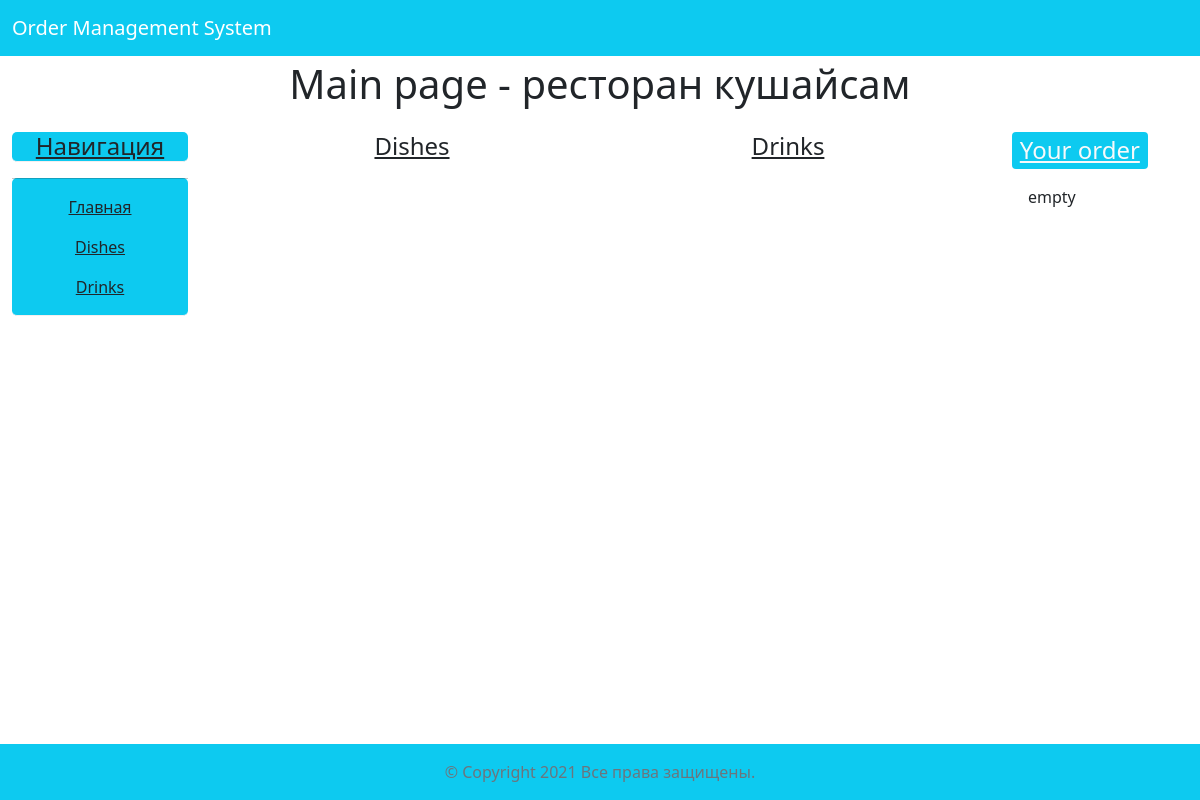
The app's page /, older data.
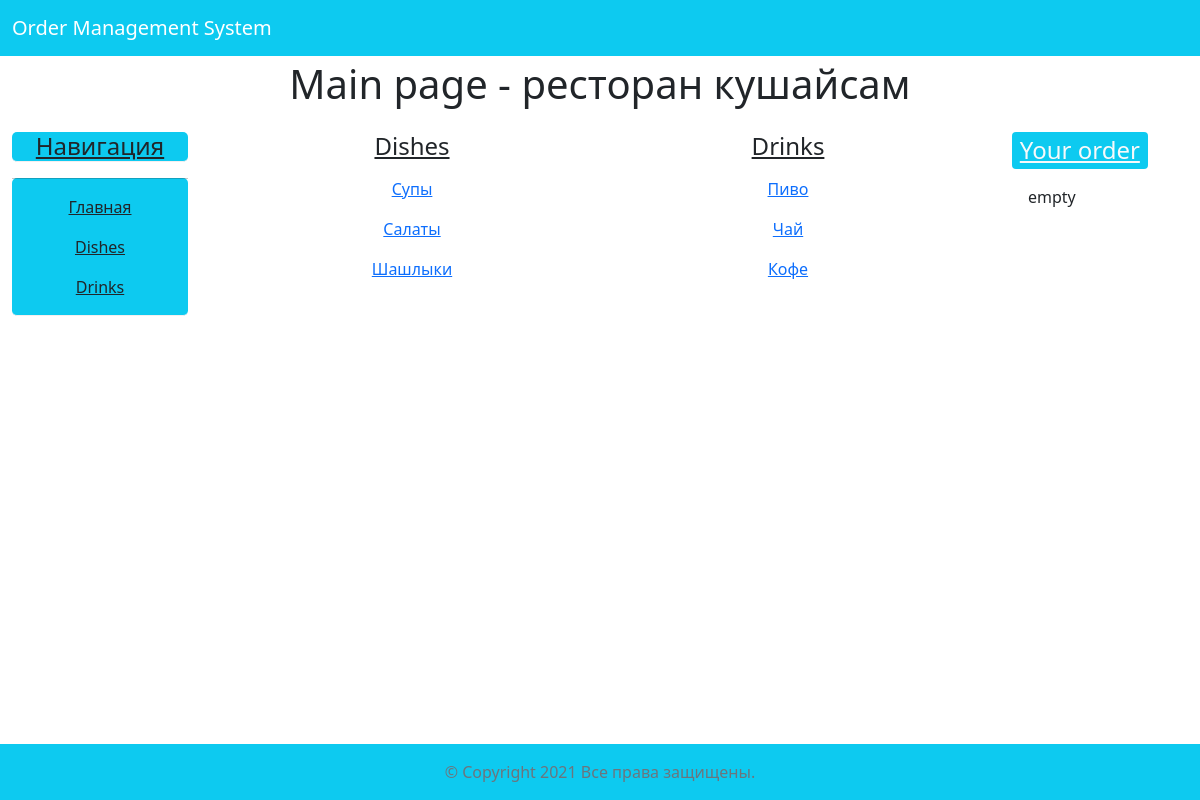
The same page, newer data.
### products/models.py (models this page shows, shortened)
class SubCategory(models.Model):
    name = models.CharField(
        _('Name'), max_length=55,
        unique=True, blank=False
        )
    category = models.ForeignKey(
        Category, on_delete=models.SET_NULL,
        null=True, verbose_name=_('Category')
        )
    class Meta:
        verbose_name = _('SubCategory')
        verbose_name_plural = _('SubCategories')

### products/views.py (the view)
# urls.py: path('', SubCategoryView.as_view(), name='products'),
class SubCategoryView(ListView):
    model = SubCategory
    template_name = 'index.html'
    context_object_name = 'subcategories'

### templates/index.html (shortened to what this page needs)
{% extends "base.html" %}
{% load i18n %}
{% load static %}
{% block pageheader %}
<h1 class="text-center pb-3"> {% trans "Main page"%} - ресторан кушайсам</h1>
{% endblock %}
{% block content %}
<div class='container-fluid'>
    <div class='row'>
        <div class='col-6'>
            <p><a class="h4 link-dark" href="{% url "prod_by_cat" cat=1 %}">{% trans 'Dishes' %}</a></p>
            {% for subcategory in subcategories %}
                {% if subcategory.category.pk == 1 %}
                <p><a href="{% url "prod_by_subcat" cat=1 subcat=subcategory.pk %}">{{subcategory.name}}</a></p>
                {% endif %}
            {% endfor %}
        </div>
      <div class='col-6'>
            <p><a class="h4 link-dark" href="{% url "prod_by_cat" cat=2 %}">{% trans 'Drinks' %}</a></p>
            {% for subcategory in subcategories %}
                {% if subcategory.category.pk == 2 %}
                <p><a href="{% url "prod_by_subcat" cat=2 subcat=subcategory.pk %}">{{subcategory.name}}</a></p>
                {% endif %}
            {% endfor %}
        </div>
    </div>
</div>
{% endblock %}

Row changes from the older to the newer data that the page shows:
added SubCategory: name "Супы", shown under "Main page - ресторан кушайсам"
added SubCategory: name "Салаты", shown under "Main page - ресторан кушайсам"
added SubCategory: name "Шашлыки", shown under "Main page - ресторан кушайсам"
added SubCategory: name "Пиво"
added SubCategory: name "Чай"
added SubCategory: name "Кофе"
